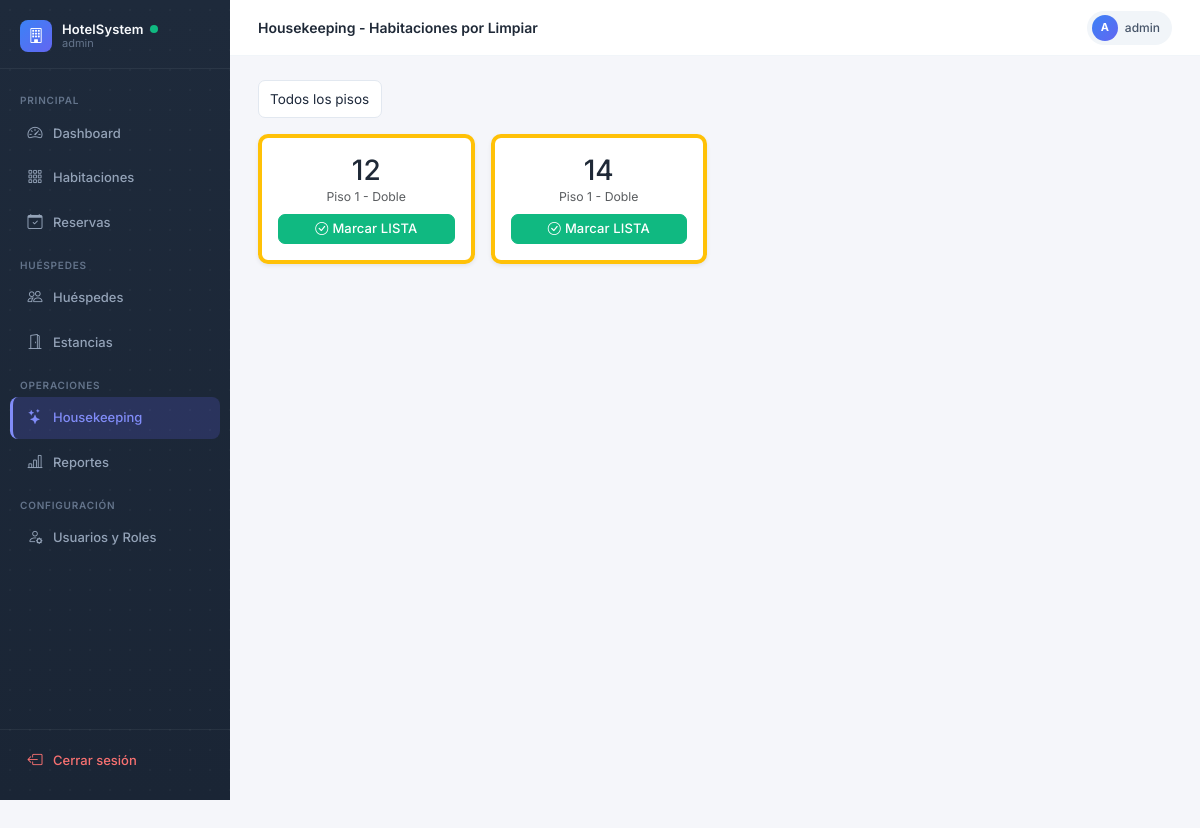
Page /housekeeping/ (signed in) on the earlier database version.
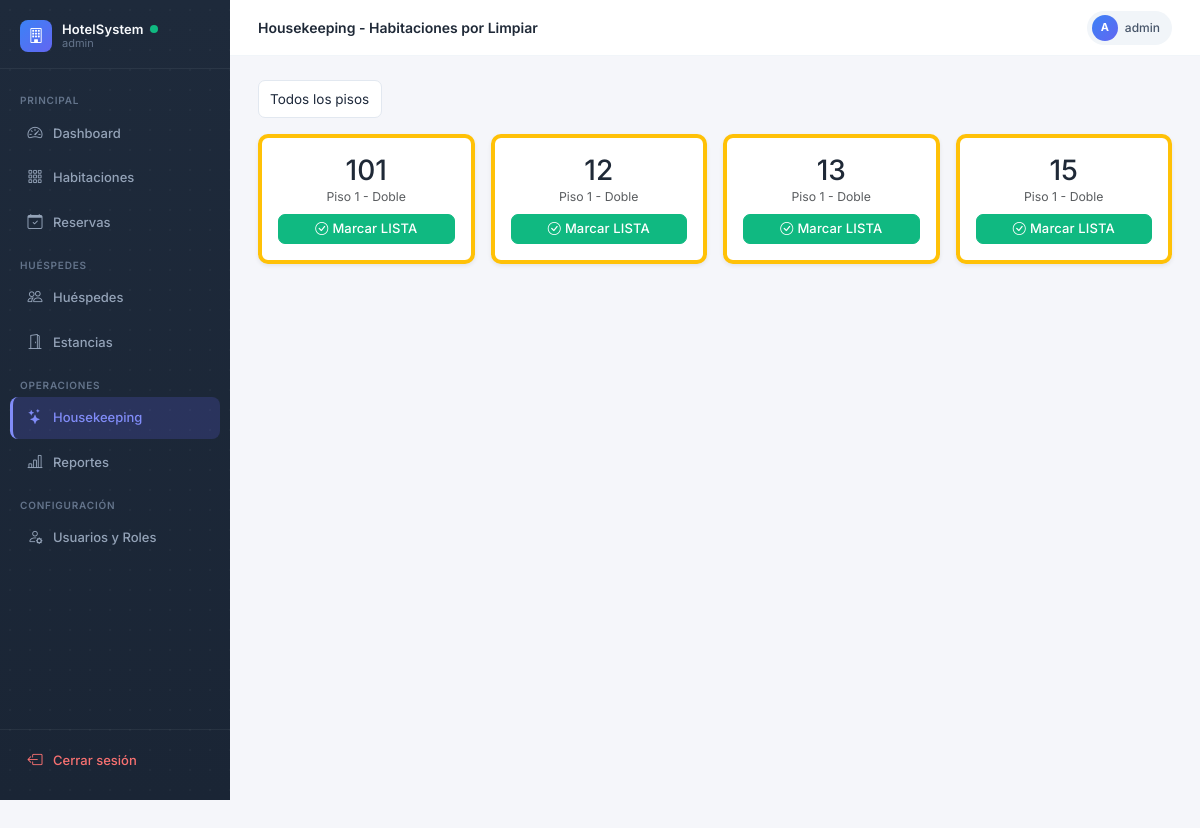
Same page on the later database version.
### hotel/models.py (models this page shows, shortened)
class Habitacion(models.Model):
    DISPONIBLE = 'DISPONIBLE'
    OCUPADA = 'OCUPADA'
    LIMPIEZA = 'LIMPIEZA'
    MANTENIMIENTO = 'MANTENIMIENTO'
    ESTADO_CHOICES = [
        (DISPONIBLE, 'Disponible'),
        (OCUPADA, 'Ocupada'),
        (LIMPIEZA, 'En Limpieza'),
        (MANTENIMIENTO, 'En Mantenimiento'),
    ]
    hotel = models.ForeignKey(Hotel, on_delete=models.CASCADE, related_name='habitaciones')
    tipo = models.ForeignKey(TipoHabitacion, on_delete=models.CASCADE, related_name='habitaciones')
    numero = models.CharField(max_length=10)
    piso = models.IntegerField()
    estado = models.CharField(max_length=20, choices=ESTADO_CHOICES, default=DISPONIBLE)
    imagen_url = models.URLField(blank=True, null=True)
    imagenes_urls = models.JSONField(default=list, blank=True)
    class Meta:
        verbose_name = 'Habitación'
        verbose_name_plural = 'Habitaciones'
        unique_together = ['hotel', 'numero']

class TipoHabitacion(models.Model):
    hotel = models.ForeignKey(Hotel, on_delete=models.CASCADE, related_name='tipos_habitacion')
    nombre = models.CharField(max_length=100)
    capacidad = models.IntegerField(validators=[MinValueValidator(1)])
    precio_base = models.DecimalField(max_digits=10, decimal_places=2)
    amenidades = models.JSONField(default=list)
    class Meta:
        verbose_name = 'Tipo de Habitación'
        verbose_name_plural = 'Tipos de Habitación'

### views_frontend.py (the view)
# urls.py: path('housekeeping/', housekeeping_view, name='housekeeping'),
@login_required
def housekeeping_view(request):
    if not _es_housekeeping(request.user):
        return _acceso_denegado(request)
    piso = request.GET.get('piso', '')
    habitaciones = Habitacion.objects.filter(estado='LIMPIEZA').select_related('tipo').order_by('piso', 'numero')
    if piso:
        habitaciones = habitaciones.filter(piso=piso)
    pisos_disponibles = Habitacion.objects.values_list('piso', flat=True).distinct().order_by('piso')
    return render(request, 'housekeeping.html', {
        'habitaciones': habitaciones,
        'piso_filtro': piso,
        'pisos': pisos_disponibles
    })

### config/roles.py (called while the page is built)
def es_admin(user):
    if not user or not user.is_authenticated:
        return False
    return user.is_superuser or pertenece_a_grupo(user, ROL_ADMIN)

def es_housekeeping(user):
    if not user or not user.is_authenticated:
        return False
    return es_admin(user) or pertenece_a_grupo(user, ROL_HOUSEKEEPING)

### views_frontend.py (called while the page is built)
def _es_housekeeping(user):
    return roles.es_housekeeping(user)

### templates/housekeeping.html (shortened to what this page needs)
{% extends 'base.html' %}
{% block page_title %}Housekeeping - Habitaciones por Limpiar{% endblock %}
{% block content %}
<div class="d-flex justify-content-between mb-3 align-items-center">
  <form method="get" class="d-flex gap-2">
    <select name="piso" class="form-select form-select-sm" onchange="this.form.submit()">
      <option value="">Todos los pisos</option>
    </select>
  </form>
</div>
<div class="row g-3">
  {% for hab in habitaciones %}
  <div class="col-md-3">
    <div class="card p-3 border-warning border-start border-4 shadow-sm text-center">
      <h3 class="mb-0">{{ hab.numero }}</h3>
      <p class="text-muted small mb-2">Piso {{ hab.piso }} - {{ hab.tipo.nombre }}</p>
      <form method="post" action="/housekeeping/{{ hab.id }}/estado/">
        <button type="submit" class="btn btn-sm btn-success w-100" onclick="return confirm('¿Marcar habitación {{ hab.numero }} como LISTA?')">
          <i class="bi bi-check-circle me-1"></i>Marcar LISTA
        </button>
      </form>
    </div>
  </div>
  {% empty %}
  <div class="col-12">
    <div class="alert alert-success text-center">
      <i class="bi bi-stars me-2 fs-4"></i>No hay habitaciones pendientes de limpieza en este filtro. ¡Todo listo!
    </div>
  </div>
  {% endfor %}
</div>
{% endblock %}

Differences in the rows shown:
no longer on this page (row edited): Habitacion: numero "14", piso "1", tipo.nombre "Doble"
now on this page (row edited): Habitacion: numero "101", piso "1", tipo.nombre "Doble"
now on this page (row edited): Habitacion: numero "13", piso "1", tipo.nombre "Doble"
now on this page (row edited): Habitacion: numero "15", piso "1", tipo.nombre "Doble"
